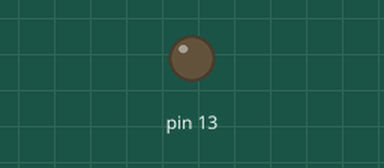
Bench run of a sketch on a simulated Arduino Mega 2560, built with avr-gcc and run on an emulated ATmega2560. Parts: output pins drawn as LEDs (lit = HIGH). What the sketch prints to the serial monitor is not drawn.

Above: at 1.0 s.
At 3.0 s:
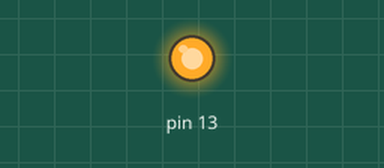
Timing chart, 0 to 5.2 s (numbered marks = the images above):
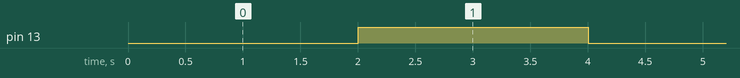

Measured:
- by itself, pin 13: alternates HIGH for 2.0 s and LOW for 2.0 s

The sketch:

Benewake_TF_Mini_Laser_Range_Finder.ino
```cpp
// lidar test setup
/*UART
Default baud rate
115200
*/
//https://github.com/benrugg/Arduino-Hex-Decimal-Conversion/blob/master/hex_dec.ino
//https://forum.arduino.cc/index.php?topic=288234.0
// serial commands list:
//https://www.arduino.cc/reference/en/language/functions/communication/serial/
//On Uno, Nano, Mini, and Mega, pins 0 and 1 are used for communication with the computer.

#include<SoftwareSerial.h>//header file of software serial port
//SoftwareSerial Serial1(1,2);
int dist;//actual distance measurements of LiDAR
int strength;//signal strength of LiDAR
int check;//save check value
int i;
int j = 0;
int uart[9];//save data measured by LiDAR
const int HEADER=0x59;//frame header of data package


void setup() {
  // put your setup code here, to run once:
  pinMode (13,OUTPUT);

Serial.begin(9600);
Serial1.begin(115200);// serial #RX/TX number. begin(baud)

}

void loop() {
  // put your main code here, to run repeatedly:
// send data only when you receive data:
while (j<100){

        if (Serial1.available()) {
                // read the incoming byte:
                //incomingByte = Serial.read(); what they said

                if(Serial1.read()==HEADER)//assess data package frame header 0x59
                {
  uart[0]=HEADER;
if(Serial1.read()==HEADER)//assess data package frame header 0x59 {
uart[1]=HEADER;

//save data in array
for(i=2;i<9;i++){
uart[i]=Serial1.read();
}
check=uart[0]+uart[1]+uart[2]+uart[3]+uart[4]+uart[5]+uart[6]+uart[7];

if(uart[8]==(check&0xff))//verify the received data as per protocol
{
dist=uart[2]+uart[3]*256;//calculate distance value
strength=uart[4]+uart[5]*256;//calculate signal strength value

}
}
}
j++;
}
while (Serial.available() > 0) {Serial.read();}

j=0;
if (strength>30){
  digitalWrite(13, HIGH);
  delay(dist/2.5);
  digitalWrite(13, LOW);
  delay(dist/2.5);
}
if (strength<=30){
  digitalWrite(13,LOW);
  delay(2000);
  digitalWrite(13,HIGH);
  delay(2000);
}
//  takes multiple cycles to  pull data form serial
//  ask prof trevas about delay / wait timer for light to not interupt other functions like serial read stuff


//dist should be from 0-1200 (units in cm)
                // say what you got:
//                Serial.print("I received: ");
//                Serial.println(incomingByte, DEC);
Serial.print("Distance (cm): ");
Serial.println(dist);
}

// made into a function**********************************************************
//make sure to set up Serial communication Serial# (#= Tx/RX# NUMBER)
//Serial1.begin(115200);// serial #RX/TX number. begin(baud)
double readLaserRangeFinder(){

  // put your main code here, to run repeatedly:
// send data only when you receive data:
while (j<100){

        if (Serial1.available()) {
                // read the incoming byte:
                //incomingByte = Serial.read(); what they said
                if(Serial1.read()==HEADER)//assess data package frame header 0x59
                {
  uart[0]=HEADER;
if(Serial1.read()==HEADER)//assess data package frame header 0x59 {
uart[1]=HEADER;

//save data in array
for(i=2;i<9;i++){
uart[i]=Serial1.read();
}
check=uart[0]+uart[1]+uart[2]+uart[3]+uart[4]+uart[5]+uart[6]+uart[7];

if(uart[8]==(check&0xff))//verify the received data as per protocol
{
dist=uart[2]+uart[3]*256;//calculate distance value
strength=uart[4]+uart[5]*256;//calculate signal strength value

}
}
}
j++;
}
while (Serial.available() > 0) {Serial.read();}
j=0;
//  takes multiple cycles to  pull data form serial

//dist should be from 0-1200 (units in cm)
                // say what you got:
//                Serial.print("I received: ");
//                Serial.println(incomingByte, DEC);
Serial.print("Distance (cm): ");
Serial.println(dist);

return dist;
}
```
